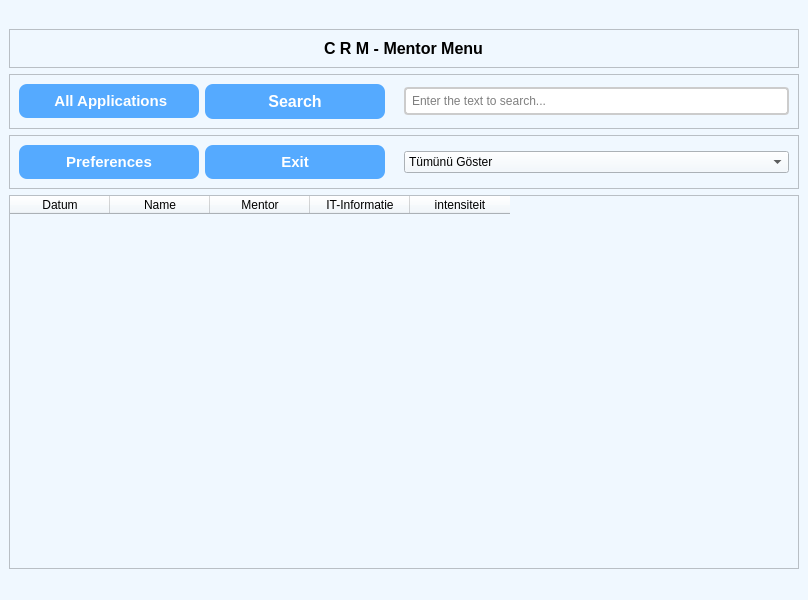
<?xml version="1.0" encoding="UTF-8"?>
<ui version="4.0">
 <class>MainWindow</class>
 <widget class="QMainWindow" name="MainWindow">
  <property name="geometry">
   <rect>
    <x>0</x>
    <y>0</y>
    <width>800</width>
    <height>600</height>
   </rect>
  </property>
  <property name="font">
   <font>
    <pointsize>10</pointsize>
   </font>
  </property>
  <property name="windowTitle">
   <string>MainWindow</string>
  </property>
  <property name="autoFillBackground">
   <bool>false</bool>
  </property>
  <property name="styleSheet">
   <string notr="true">QWidget {
    background-color: #f0f8ff;
}

QPushButton {
    background-color: #4CAF50;
    color: white;
    border-radius: 8px;
    padding: 5px;
}

QPushButton:hover {
    background-color: #45a049;
}

QLineEdit {
    border: 2px solid #ccc;
    border-radius: 4px;
    padding: 4px;
    background-color: #ffffff;
}
</string>
  </property>
  <widget class="QWidget" name="centralwidget">
   <layout class="QVBoxLayout" name="verticalLayout">
    <item>
     <widget class="QLabel" name="label">
      <property name="text">
       <string/>
      </property>
      <property name="pixmap">
       <pixmap>Icons/logo_vit_7_3.png</pixmap>
      </property>
      <property name="alignment">
       <set>Qt::AlignCenter</set>
      </property>
     </widget>
    </item>
    <item>
     <widget class="QFrame" name="frame_4">
      <property name="frameShape">
       <enum>QFrame::StyledPanel</enum>
      </property>
      <property name="frameShadow">
       <enum>QFrame::Raised</enum>
      </property>
      <layout class="QHBoxLayout" name="horizontalLayout_3">
       <item alignment="Qt::AlignHCenter">
        <widget class="QLabel" name="label_3">
         <property name="font">
          <font>
           <pointsize>12</pointsize>
           <weight>75</weight>
           <bold>true</bold>
          </font>
         </property>
         <property name="text">
          <string>C R M - Mentor Menu</string>
         </property>
        </widget>
       </item>
      </layout>
     </widget>
    </item>
    <item>
     <widget class="QFrame" name="frame">
      <property name="frameShape">
       <enum>QFrame::StyledPanel</enum>
      </property>
      <property name="frameShadow">
       <enum>QFrame::Raised</enum>
      </property>
      <layout class="QHBoxLayout" name="horizontalLayout_2">
       <item>
        <widget class="QPushButton" name="mentor_menu_buton_all_applications">
         <property name="sizePolicy">
          <sizepolicy hsizetype="Fixed" vsizetype="Fixed">
           <horstretch>0</horstretch>
           <verstretch>0</verstretch>
          </sizepolicy>
         </property>
         <property name="minimumSize">
          <size>
           <width>180</width>
           <height>0</height>
          </size>
         </property>
         <property name="font">
          <font>
           <pointsize>11</pointsize>
           <weight>75</weight>
           <bold>true</bold>
          </font>
         </property>
         <property name="styleSheet">
          <string notr="true">QPushButton {
    background-color: #55aaff;
    color: white;
    border-radius: 8px;
    padding: 8px;
    font-weight: bold;
}

QPushButton:hover {
    background-color: #8263c6;
}

QPushButton:pressed {
    background-color: #594097;
}
</string>
         </property>
         <property name="text">
          <string>	All Applications</string>
         </property>
         <property name="icon">
          <iconset>
           <normaloff>Icons/preference_admin.png</normaloff>Icons/preference_admin.png</iconset>
         </property>
         <property name="iconSize">
          <size>
           <width>24</width>
           <height>24</height>
          </size>
         </property>
        </widget>
       </item>
       <item>
        <widget class="QPushButton" name="mentor_menu_buton_search">
         <property name="sizePolicy">
          <sizepolicy hsizetype="Fixed" vsizetype="Fixed">
           <horstretch>0</horstretch>
           <verstretch>0</verstretch>
          </sizepolicy>
         </property>
         <property name="minimumSize">
          <size>
           <width>180</width>
           <height>0</height>
          </size>
         </property>
         <property name="font">
          <font>
           <pointsize>12</pointsize>
           <weight>75</weight>
           <bold>true</bold>
          </font>
         </property>
         <property name="styleSheet">
          <string notr="true">QPushButton {
    background-color: #55aaff;
    color: white;
    border-radius: 8px;
    padding: 8px;
    font-weight: bold;
}

QPushButton:hover {
    background-color: #8263c6;
}

QPushButton:pressed {
    background-color: #594097;
}
</string>
         </property>
         <property name="text">
          <string>Search</string>
         </property>
         <property name="icon">
          <iconset>
           <normaloff>Icons/search.png</normaloff>Icons/search.png</iconset>
         </property>
         <property name="iconSize">
          <size>
           <width>24</width>
           <height>24</height>
          </size>
         </property>
        </widget>
       </item>
       <item>
        <spacer name="horizontalSpacer_2">
         <property name="orientation">
          <enum>Qt::Horizontal</enum>
         </property>
         <property name="sizeType">
          <enum>QSizePolicy::Fixed</enum>
         </property>
         <property name="sizeHint" stdset="0">
          <size>
           <width>13</width>
           <height>20</height>
          </size>
         </property>
        </spacer>
       </item>
       <item>
        <widget class="QLineEdit" name="mentor_menu_lineedit_input">
         <property name="sizePolicy">
          <sizepolicy hsizetype="Expanding" vsizetype="Fixed">
           <horstretch>0</horstretch>
           <verstretch>0</verstretch>
          </sizepolicy>
         </property>
         <property name="minimumSize">
          <size>
           <width>250</width>
           <height>0</height>
          </size>
         </property>
         <property name="text">
          <string/>
         </property>
         <property name="placeholderText">
          <string>Enter the text to search...</string>
         </property>
        </widget>
       </item>
      </layout>
     </widget>
    </item>
    <item>
     <widget class="QFrame" name="frame_2">
      <property name="enabled">
       <bool>true</bool>
      </property>
      <property name="frameShape">
       <enum>QFrame::StyledPanel</enum>
      </property>
      <property name="frameShadow">
       <enum>QFrame::Raised</enum>
      </property>
      <layout class="QHBoxLayout" name="horizontalLayout">
       <item>
        <widget class="QPushButton" name="mentor_menu_buton_preferences">
         <property name="sizePolicy">
          <sizepolicy hsizetype="Fixed" vsizetype="Fixed">
           <horstretch>0</horstretch>
           <verstretch>0</verstretch>
          </sizepolicy>
         </property>
         <property name="minimumSize">
          <size>
           <width>180</width>
           <height>0</height>
          </size>
         </property>
         <property name="font">
          <font>
           <pointsize>11</pointsize>
           <weight>75</weight>
           <bold>true</bold>
          </font>
         </property>
         <property name="styleSheet">
          <string notr="true">QPushButton {
    background-color: #55aaff;
    color: white;
    border-radius: 8px;
    padding: 8px;
    font-weight: bold;
}

QPushButton:hover {
    background-color: #8263c6;
}

QPushButton:pressed {
    background-color: #594097;
}
</string>
         </property>
         <property name="text">
          <string>Preferences</string>
         </property>
         <property name="icon">
          <iconset>
           <normaloff>Icons/prefenens.png</normaloff>Icons/prefenens.png</iconset>
         </property>
         <property name="iconSize">
          <size>
           <width>24</width>
           <height>24</height>
          </size>
         </property>
        </widget>
       </item>
       <item>
        <widget class="QPushButton" name="mentor_menu_buton_exit">
         <property name="sizePolicy">
          <sizepolicy hsizetype="Fixed" vsizetype="Fixed">
           <horstretch>0</horstretch>
           <verstretch>0</verstretch>
          </sizepolicy>
         </property>
         <property name="minimumSize">
          <size>
           <width>180</width>
           <height>0</height>
          </size>
         </property>
         <property name="font">
          <font>
           <pointsize>11</pointsize>
           <weight>75</weight>
           <bold>true</bold>
          </font>
         </property>
         <property name="styleSheet">
          <string notr="true">QPushButton {
    background-color: #55aaff;
    color: white;
    border-radius: 8px;
    padding: 8px;
    font-weight: bold;
}

QPushButton:hover {
    background-color: #8263c6;
}

QPushButton:pressed {
    background-color: #594097;
}
</string>
         </property>
         <property name="text">
          <string>Exit</string>
         </property>
         <property name="icon">
          <iconset>
           <normaloff>Icons/exit-icon.png</normaloff>Icons/exit-icon.png</iconset>
         </property>
         <property name="iconSize">
          <size>
           <width>24</width>
           <height>24</height>
          </size>
         </property>
        </widget>
       </item>
       <item>
        <spacer name="horizontalSpacer_4">
         <property name="orientation">
          <enum>Qt::Horizontal</enum>
         </property>
         <property name="sizeType">
          <enum>QSizePolicy::Fixed</enum>
         </property>
         <property name="sizeHint" stdset="0">
          <size>
           <width>13</width>
           <height>20</height>
          </size>
         </property>
        </spacer>
       </item>
       <item>
        <widget class="QComboBox" name="mentor_menu_combobox">
         <item>
          <property name="text">
           <string>Tümünü Göster</string>
          </property>
         </item>
         <item>
          <property name="text">
           <string>Başka bir sektöre yönlendirilmeli</string>
          </property>
         </item>
         <item>
          <property name="text">
           <string>Bir sonraki VIT projesine katilmasi daha uygun olur</string>
          </property>
         </item>
         <item>
          <property name="text">
           <string>Direkt bireysel koçluk ile işe yönlendirilmesi uygun olur</string>
          </property>
         </item>
         <item>
          <property name="text">
           <string>VIT projesi ilk IT eğitimi alıp ITPH a yönlendirilmesi uygun olur</string>
          </property>
         </item>
         <item>
          <property name="text">
           <string>VIT projesi ingilizce eğitimi alıp ITPH a yönlendirilmesi uygun olur</string>
          </property>
         </item>
         <item>
          <property name="text">
           <string>VIT projesi kapsamında direkt ITPH a yönlendirilmesi uygun olur.</string>
          </property>
         </item>
         <item>
          <property name="text">
           <string>VIT projesinin tamamına katılması uygun olur</string>
          </property>
         </item>
         <item>
          <property name="text">
           <string>Diger</string>
          </property>
         </item>
        </widget>
       </item>
      </layout>
     </widget>
    </item>
    <item>
     <widget class="QTableWidget" name="mentor_menu_table_result">
      <column>
       <property name="text">
        <string>Datum</string>
       </property>
      </column>
      <column>
       <property name="text">
        <string>Name</string>
       </property>
      </column>
      <column>
       <property name="text">
        <string>Mentor</string>
       </property>
      </column>
      <column>
       <property name="text">
        <string>IT-Informatie</string>
       </property>
      </column>
      <column>
       <property name="text">
        <string>intensiteit</string>
       </property>
      </column>
     </widget>
    </item>
   </layout>
  </widget>
  <widget class="QStatusBar" name="statusbar"/>
 </widget>
 <resources/>
 <connections/>
</ui>
